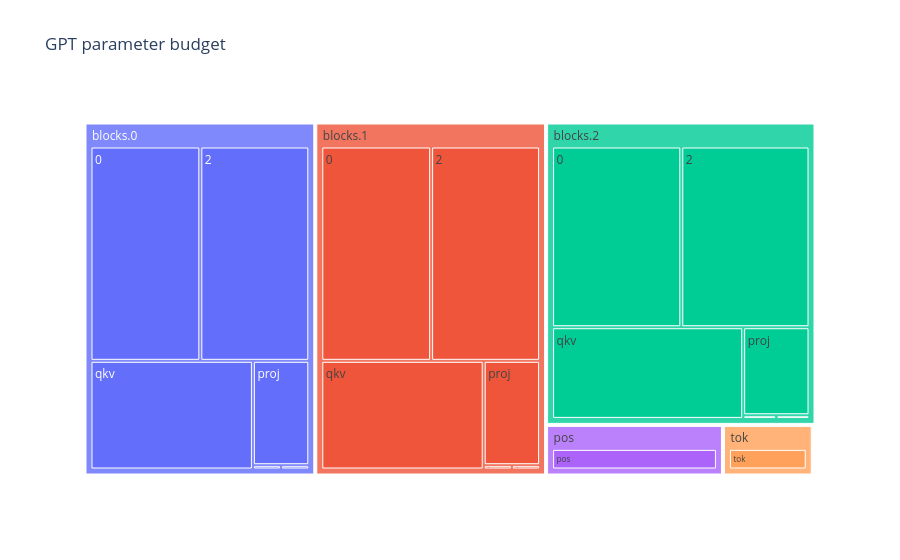

Notebook code for this chart:
### Markdown cell above
# ## Where do the parameters live? (interactive treemap)

### Code cell
import plotly.express as px, pandas as pd
rows = [(n.split(".")[0] + ("." + n.split(".")[1] if n.startswith("blocks") else ""), n.split(".")[-2] if "." in n else n, p.numel())
        for n, p in model.named_parameters()]
df = pd.DataFrame(rows, columns=["block", "module", "params"])
px.treemap(df, path=["block", "module"], values="params", title="GPT parameter budget").show()

### Figure 1 — Plotly figure (JSON) as saved in the notebook; plotly's stock layout.template omitted (floating-point values rounded to 4 significant figures)
{"data": [{"branchvalues": "total", "domain": {"x": [0.0, 1.0], "y": [0.0, 1.0]}, "hovertemplate": "labels=%{label}<br>params=%{value}<br>parent=%{parent}<br>id=%{id}<extra></extra>", "ids": ["tok/tok", "pos/pos", "blocks.0/ln1", "blocks.0/qkv", "blocks.0/proj", "blocks.0/ln2", "blocks.0/0", "blocks.0/2", "blocks.1/ln1", "blocks.1/qkv", "blocks.1/proj", "blocks.1/ln2", "blocks.1/0", "blocks.1/2", "blocks.2/ln1", "blocks.2/qkv", "blocks.2/proj", "blocks.2/ln2", "blocks.2/0", "blocks.2/2", "ln_f/ln_f", "tok", "pos", "blocks.0", "blocks.1", "blocks.2", "ln_f"], "labels": ["tok", "pos", "ln1", "qkv", "proj", "ln2", "0", "2", "ln1", "qkv", "proj", "ln2", "0", "2", "ln1", "qkv", "proj", "ln2", "0", "2", "ln_f", "tok", "pos", "blocks.0", "blocks.1", "blocks.2", "ln_f"], "name": "", "parents": ["tok", "pos", "blocks.0", "blocks.0", "blocks.0", "blocks.0", "blocks.0", "blocks.0", "blocks.1", "blocks.1", "blocks.1", "blocks.1", "blocks.1", "blocks.1", "blocks.2", "blocks.2", "blocks.2", "blocks.2", "blocks.2", "blocks.2", "ln_f", "", "", "", "", "", ""], "type": "treemap", "values": [6240.0, 12290.0, 192.0, 27940.0, 9312.0, 192.0, 37250.0, 36960.0, 192.0, 27940.0, 9312.0, 192.0, 37250.0, 36960.0, 192.0, 27940.0, 9312.0, 192.0, 37250.0, 36960.0, 192.0, 6240.0, 12290.0, 111800.0, 111800.0, 111800.0, 192.0]}], "layout": {"legend": {"tracegroupgap": 0}, "title": {"text": "GPT parameter budget"}}}
